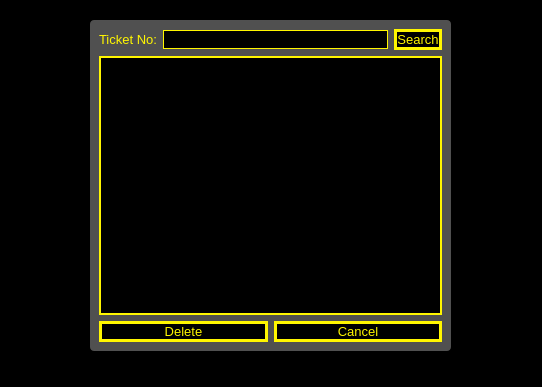
<?xml version="1.0" encoding="UTF-8"?>
<ui version="4.0">
 <class>deleteTicket</class>
 <widget class="QDialog" name="deleteTicket">
  <property name="geometry">
   <rect>
    <x>0</x>
    <y>0</y>
    <width>542</width>
    <height>387</height>
   </rect>
  </property>
  <property name="windowTitle">
   <string>Dialog</string>
  </property>
  <property name="styleSheet">
   <string notr="true">* {
	font-size: 10pt;
}

QDialog {
	
	background-color: rgb(0, 0, 0);
}

QLineEdit {
	background-color: rgb(0, 0, 0);
	color: rgb(255, 246, 0);
	border: 1px solid #fff600;
}

QPushButton {
	background-color: rgb(0, 0, 0);
	color: rgb(255, 246, 0);
	border: 3px solid #fff600;
}

QPushButton:hover {
	background-color: #fff600;
	color: black;
}

QListView {
    background-color: black;
	border: 2px solid #fff600; 
}

QListView {
    show-decoration-selected: 1; /* make the selection span the entire width of the view */
}

QListView::item {
	color: #fff600;
	border-bottom: 1px solid #fff600;
}

QListView::item:alternate {
    background: #EEEEEE;
}

QListView::item:selected {
    border: 1px solid #fff600;
}

QListView::item:selected:!active {
    background: qlineargradient(x1: 0, y1: 0, x2: 0, y2: 1,
                                stop: 0 #ABAFE5, stop: 1 #8588B2);
}

QListView::item:selected:active {
    background: #fff600;
	color: black;
}

QListView::item:hover {
    background: qlineargradient(spread:pad, x1:0, y1:0, x2:1, y2:1, stop:0.181818 rgba(255, 255, 0, 255), stop:0.857955 rgba(0, 0, 0, 255));
	color: black;
}

#frame {
	
	background-color: rgb(255, 255, 255, 80);
	border-radius: 4px;
}

QLabel {
	color: rgb(255, 246, 0);
}</string>
  </property>
  <widget class="QFrame" name="frame">
   <property name="geometry">
    <rect>
     <x>90</x>
     <y>20</y>
     <width>361</width>
     <height>331</height>
    </rect>
   </property>
   <property name="frameShape">
    <enum>QFrame::StyledPanel</enum>
   </property>
   <property name="frameShadow">
    <enum>QFrame::Raised</enum>
   </property>
   <layout class="QVBoxLayout" name="verticalLayout_4">
    <item>
     <layout class="QVBoxLayout" name="verticalLayout_2">
      <item>
       <layout class="QVBoxLayout" name="verticalLayout">
        <item>
         <layout class="QHBoxLayout" name="horizontalLayout_2">
          <item>
           <layout class="QHBoxLayout" name="horizontalLayout">
            <item>
             <widget class="QLabel" name="label">
              <property name="text">
               <string>Ticket No:</string>
              </property>
             </widget>
            </item>
            <item>
             <widget class="QLineEdit" name="lineEdit"/>
            </item>
           </layout>
          </item>
          <item>
           <widget class="QPushButton" name="serachButton">
            <property name="text">
             <string>Search</string>
            </property>
           </widget>
          </item>
         </layout>
        </item>
        <item>
         <widget class="QListView" name="listView"/>
        </item>
       </layout>
      </item>
      <item>
       <layout class="QHBoxLayout" name="horizontalLayout_3">
        <item>
         <widget class="QPushButton" name="deleteButton">
          <property name="text">
           <string>Delete</string>
          </property>
         </widget>
        </item>
        <item>
         <widget class="QPushButton" name="cancelButton">
          <property name="text">
           <string>Cancel</string>
          </property>
         </widget>
        </item>
       </layout>
      </item>
     </layout>
    </item>
   </layout>
  </widget>
 </widget>
 <resources/>
 <connections/>
</ui>
